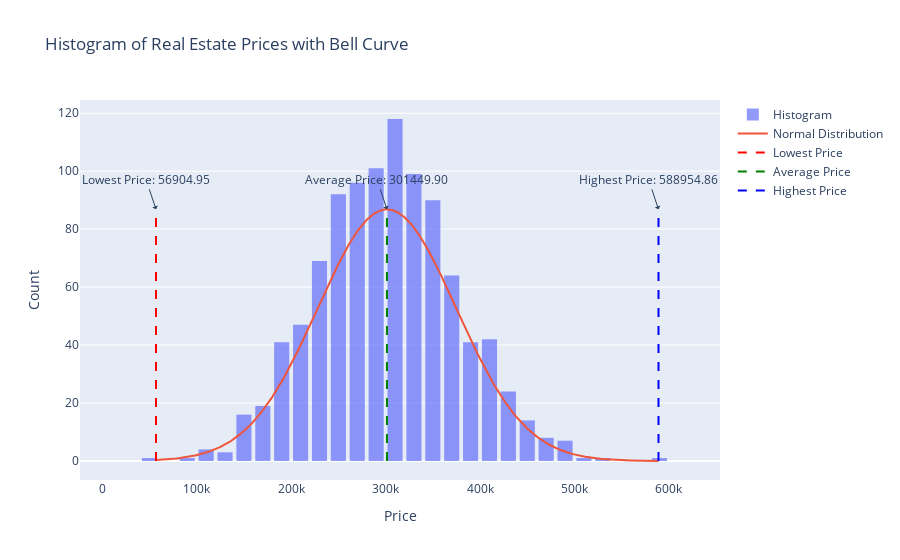

The cell this chart's notebook holds for it:
### Code cell
import plotly.graph_objects as go
import numpy as np
import scipy.stats as stats

# Generate random prices of real estates
np.random.seed(42)  # For reproducibility
real_estate_prices = np.random.normal(loc=300000, scale=75000, size=1000)

# Create the histogram
hist_data = go.Histogram(x=real_estate_prices, nbinsx=30, name='Histogram', opacity=0.7)

# Calculate the bell curve (normal distribution)
mean = np.mean(real_estate_prices)
std_dev = np.std(real_estate_prices)
x = np.linspace(min(real_estate_prices), max(real_estate_prices), 1000)
y = stats.norm.pdf(x, mean, std_dev) * len(real_estate_prices) * (x[1] - x[0]) * 30  # scale y to match histogram

# Create the normal distribution curve
bell_curve = go.Scatter(x=x, y=y, mode='lines', name='Normal Distribution')

# Find the lowest, average, and maximum prices
lowest_price = np.min(real_estate_prices)
average_price = mean
highest_price = np.max(real_estate_prices)

# Create the vertical lines for lowest, average, and maximum prices
lowest_line = go.Scatter(x=[lowest_price, lowest_price], y=[0, max(y)], mode='lines', name='Lowest Price', line=dict(color='red', dash='dash'))
average_line = go.Scatter(x=[average_price, average_price], y=[0, max(y)], mode='lines', name='Average Price', line=dict(color='green', dash='dash'))
highest_line = go.Scatter(x=[highest_price, highest_price], y=[0, max(y)], mode='lines', name='Highest Price', line=dict(color='blue', dash='dash'))

# Create the figure and add the histogram, bell curve, and vertical lines
fig = go.Figure(data=[hist_data, bell_curve, lowest_line, average_line, highest_line])

# Update layout for the plot
fig.update_layout(
    title='Histogram of Real Estate Prices with Bell Curve',
    xaxis_title='Price',
    yaxis_title='Count',
    bargap=0.2  # Gap between bars
)

# Add annotations for the lowest, average, and maximum prices
fig.add_annotation(x=lowest_price, y=max(y), text=f"Lowest Price: {lowest_price:.2f}", showarrow=True, arrowhead=1)
fig.add_annotation(x=average_price, y=max(y), text=f"Average Price: {average_price:.2f}", showarrow=True, arrowhead=1)
fig.add_annotation(x=highest_price, y=max(y), text=f"Highest Price: {highest_price:.2f}", showarrow=True, arrowhead=1)

# Show the plot
fig.show()

### Figure 1 — Plotly figure (JSON) as saved in the notebook; plotly's stock layout.template omitted (floating-point values rounded to 4 significant figures; data arrays with more than 128 entries replaced by an {"elided": "..."} marker saying what was removed)
{"data": [{"name": "Histogram", "nbinsx": 30, "opacity": 0.7, "type": "histogram", "x": {"elided": "1000 float values"}}, {"mode": "lines", "name": "Normal Distribution", "type": "scatter", "x": {"elided": "1000 float values"}, "y": {"elided": "1000 float values"}}, {"line": {"color": "red", "dash": "dash"}, "mode": "lines", "name": "Lowest Price", "type": "scatter", "x": [56900.0, 56900.0], "y": [0, 86.84]}, {"line": {"color": "green", "dash": "dash"}, "mode": "lines", "name": "Average Price", "type": "scatter", "x": [301400.0, 301400.0], "y": [0, 86.84]}, {"line": {"color": "blue", "dash": "dash"}, "mode": "lines", "name": "Highest Price", "type": "scatter", "x": [589000.0, 589000.0], "y": [0, 86.84]}], "layout": {"annotations": [{"arrowhead": 1, "showarrow": true, "text": "Lowest Price: 56904.95", "x": 56900.0, "y": 86.84}, {"arrowhead": 1, "showarrow": true, "text": "Average Price: 301449.90", "x": 301400.0, "y": 86.84}, {"arrowhead": 1, "showarrow": true, "text": "Highest Price: 588954.86", "x": 589000.0, "y": 86.84}], "bargap": 0.2, "title": {"text": "Histogram of Real Estate Prices with Bell Curve"}, "xaxis": {"title": {"text": "Price"}}, "yaxis": {"title": {"text": "Count"}}}}
